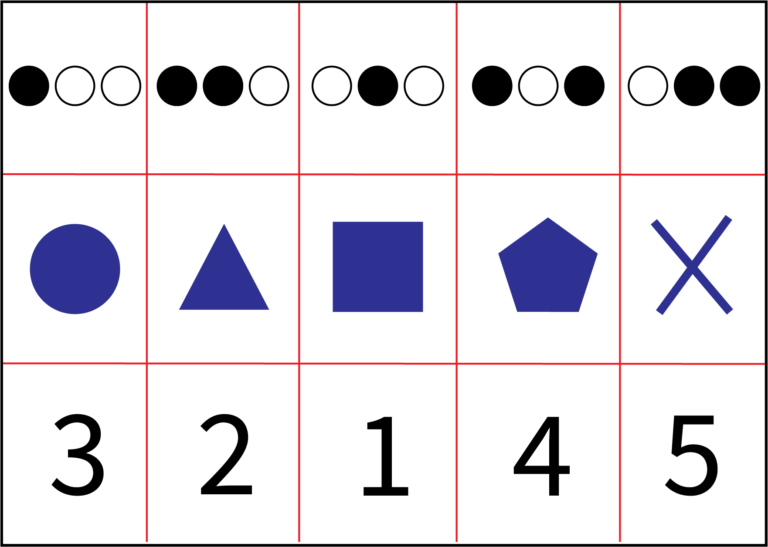
#> input picture Missio-768x547.png, 768 x 547 px, given in place of the camera
$ python new_detection.py
#> lines starting #> are read from the running program, lines starting #| are printed output that depends on the picture; after the words box and inside, x2 and y2 are one past the last pixel; in counts of white or black regions, pixels touching at a corner belong together
#> further down, frame is the input picture: shape (547, 768, 3); mean B, G, R 228.5, 222.1, 225.3
import cv2
import numpy as np
from imutils.perspective import four_point_transform

cap = cv2.VideoCapture(2)

width, height = 800, 600
lower_color = np.array([72, 59, 33])
upper_color = np.array([143, 255, 101])

cap.set(cv2.CAP_PROP_FRAME_WIDTH, width)
cap.set(cv2.CAP_PROP_FRAME_HEIGHT, height)


def scanMission(Lower, frame, debug=False):
#> called with Lower = 140, debug = True
    global mission_contour
    global max_area

    mission_contour = np.array([[0, 0], [width, 0], [width, height], [0, height]])
    gray = cv2.cvtColor(frame, cv2.COLOR_BGR2GRAY)
    blur = cv2.GaussianBlur(gray, (5, 5), 0)
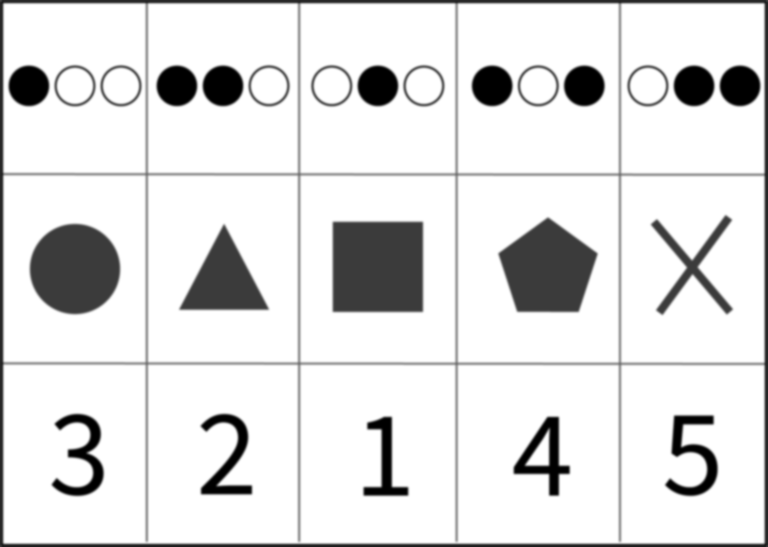
#> blur: shape (547, 768); min 0, max 255, mean 223.7
    edges = cv2.Canny(blur, 50, 150)
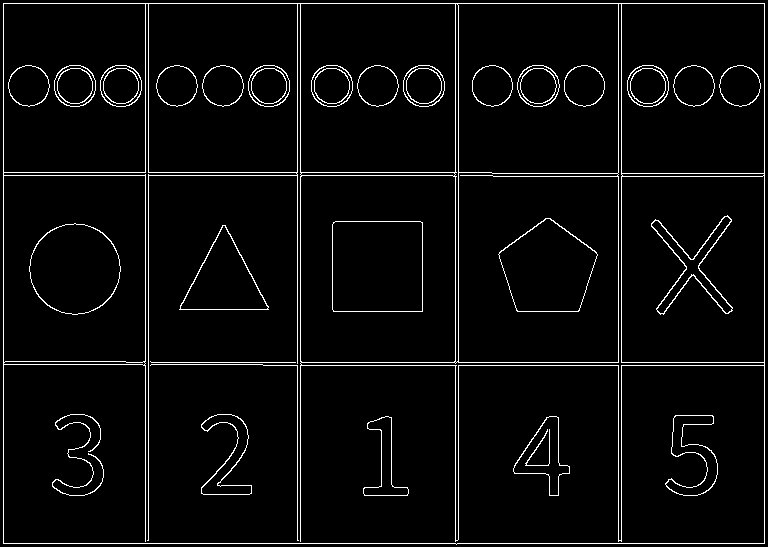
#> edges: shape (547, 768); 4% white in thin lines or dots
    mask = cv2.dilate(edges, np.ones((5, 5)), iterations=1)
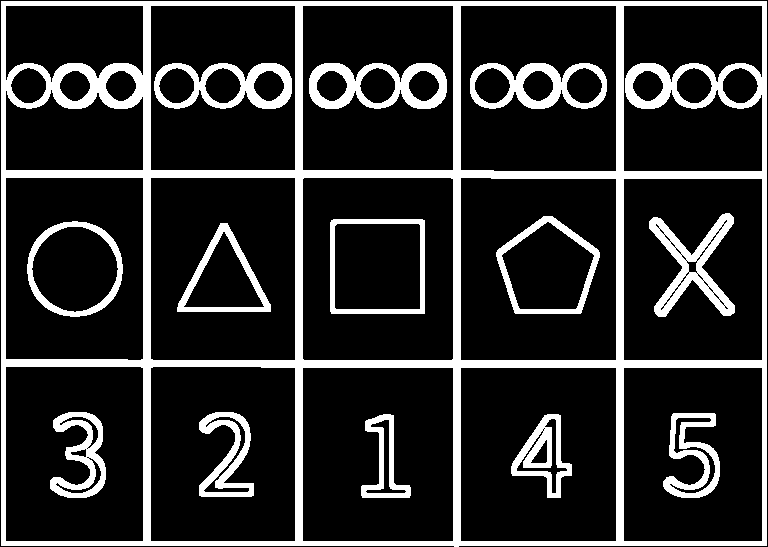
#> mask: shape (547, 768); 18% white; 14 white regions
    # _, threshold = cv2.threshold(blur, Lower, 255, cv2.THRESH_BINARY)

    contours, _ = cv2.findContours(mask, cv2.RETR_LIST, cv2.CHAIN_APPROX_SIMPLE)
#> contours = 103 contours, 45 with area under 20; largest, box (x1, y1, x2, y2) and area: (1, 1, 767, 547) 416165, (460, 177, 617, 361) 28420, (302, 177, 454, 361) 27624, (460, 367, 617, 542) 27142, (150, 177, 296, 361) 26530
    contours = sorted(contours, key=cv2.contourArea, reverse=True)

    max_area = 0
    if debug:
        cv2.imshow("test2", mask)
    for contour in contours:
        area = cv2.contourArea(contour)
        x, y, w, h = cv2.boundingRect(contour)
        if area >= 1e5:
            peri = cv2.arcLength(contour, True)
            approx = cv2.approxPolyDP(contour, 0.015 * peri, True)
            if area > max_area and len(approx) == 4:
                mission_contour = approx
                cv2.putText(
                    frame,
                    f" {area}",
                    (x, y),
                    cv2.FONT_HERSHEY_SIMPLEX,
                    0.5,
                    (0, 100, 255),
                    2,
                )
                max_area = area
#> this loop made 103 passes
#> (area, x, y, w, h, peri, mission_contour, max_area) on pass 1: (416165, 1, 1, 766, 546, 2618.8, [[1, 1], [1, 545], [766, 545], [766, 1]], 416165)
#> (area, x, y, w, h) on passes 2 to 7: (28420.5, 460, 177, 157, 184), (27624, 302, 177, 152, 184), (27142, 460, 367, 157, 175), (26530.5, 150, 177, 146, 184), (26272, 302, 367, 152, 175), (25860.5, 460, 5, 157, 167)
#> frame: shape (547, 768, 3); 0.03% of pixels changed, all inside (x1, y1, x2, y2) = (15, 0, 84, 3)
#> after the loop, max_area = 416165

    # cv2.drawContours(frame, [mission_contour], -1, (0, 255, 0), 3)


def matrix(Loop_x, Loop_y, frame):
    x, y = 0, 0
    for i in range(Loop_x):
        for j in range(Loop_y):
            new = frame[
                y + (j * int(height / 3)) : y + int(height / 3) + (j * int(height / 3)),
                x + (i * int(width / 5)) : x + int(width / 5) + (i * int(width / 5)),
            ]
            if j == 0:
                binaryDetection(3, 1, new)
            elif j == 1:
                shapeDetection(new, i)
            else:
                pass


def shapeDetection(frame, i):
    shape = ""
    gray = cv2.cvtColor(frame, cv2.COLOR_BGR2GRAY)
    blur = cv2.GaussianBlur(gray, (5, 5), 0)
    edges = cv2.Canny(blur, 50, 150)
    # mask = cv2.dilate(edges, np.ones((3, 3)), iterations=1)
    edges[:20, :] = 0
    edges[-30:, :] = 0
    edges[:, :20] = 0
    edges[:, -15:] = 0
    contours, _ = cv2.findContours(edges, cv2.RETR_EXTERNAL, cv2.CHAIN_APPROX_SIMPLE)
    for contour in contours:
        area = cv2.contourArea(contour)
        x, y, w, h = cv2.boundingRect(contour)
        peri = cv2.arcLength(contour, True)
        approx = cv2.approxPolyDP(contour, 0.013 * peri, True)
        if area >= 1e3:
            new = frame[y : h + y, x : x + w]
            new = cv2.cvtColor(new, cv2.COLOR_BGR2HSV)
            shapeC, predicS = shapeSolve(new, lower_color, upper_color)
            if shapeC == 1:
                if len(approx) == 3:
                    shape = "triangles"
                elif len(approx) == 4:
                    shape = "rectangles"
                elif len(approx) < 8:
                    shape = "pentagon"
                elif len(approx) == 8:
                    shape = "cross"
                else:
                    shape = "circle"
                if len(mission["m2"]) < 5:
                    mission["m2"].insert(i, shape)
                cv2.drawContours(frame, [approx], -1, (0, 255, 0), 3)
                cv2.putText(
                    frame,
                    f" {len(approx)} {shape}",
                    (x, y),
                    cv2.FONT_HERSHEY_SIMPLEX,
                    0.5,
                    (0, 100, 255),
                    2,
                )


def binaryDetection(Loop_x, Loop_y, frame):
    temp = []
    x, y, w, h = 5, 75, 50, 50
    for i in range(Loop_x):
        for j in range(Loop_y):
            new = frame[
                y + (j * h) : y + h + (j * h),
                x + (i * w) : x + w + (i * w),
            ]
            gray = cv2.cvtColor(new, cv2.COLOR_BGR2GRAY)
            binary, predicB = binarySolve(new, gray, 120)
            temp.append(binary)
            if len(temp) >= 3 and len(mission["m1"]) < 5:
                decimal_value = binaryList2Decimal(temp)
                mission["m1"].append(decimal_value)
            cv2.rectangle(
                frame,
                (x + (i * w), y + (j * h)),
                (x + w + (i * w), y + h + (j * h)),
                (0, 255, 0),
                2,
            )
            cv2.putText(
                frame,
                f" {binary} {round(predicB)}",
                (x + (i * w), y + (j * h)),
                cv2.FONT_HERSHEY_SIMPLEX,
                0.5,
                (0, 100, 255),
                2,
            )


def shapeSolve(image, Lower, Upper):
    global mask_b
    predic = 0
    mask_b = cv2.inRange(image, Lower, Upper)
    mask_all = cv2.inRange(image, (0, 0, 0), (255, 255, 255))
    out_b = cv2.bitwise_and(image, image, mask=mask_b)
    out_all = cv2.bitwise_and(image, image, mask=mask_all)
    res_b = np.count_nonzero(out_b)
    res_all = np.count_nonzero(out_all)
    if res_all != 0:
        predic = (res_b / res_all) * 100
    if predic > 10:
        return 1, predic
    else:
        return 0, predic


def binarySolve(image, gray, Lower):
    predic = 0
    mask_b = cv2.inRange(gray, Lower, 255)
    mask_all = cv2.inRange(gray, 0, 255)
    out_b = cv2.bitwise_and(image, image, mask=mask_b)
    out_all = cv2.bitwise_and(image, image, mask=mask_all)
    res_b = np.count_nonzero(out_b)
    res_all = np.count_nonzero(out_all)
    if res_all != 0:
        predic = (res_b / res_all) * 100
    if predic >= 75:
        return 1, predic
    else:
        return 0, predic


def binaryList2Decimal(binary_list):
    decimal_value = 0
    power = len(binary_list) - 1

    for bit in binary_list:
        decimal_value += bit * (2**power)
        power -= 1

    return decimal_value


mission = {
    "m1": [],
    "m2": [],
    "m3": [],
}

while cap.isOpened():
    ret, frame = cap.read()
    # frame = cv2.flip(frame, 1)
    new_frame = frame.copy()

    scanMission(140, new_frame, True)

    cv2.imshow("Webcam", new_frame)

    if max_area != 0:
        warped = four_point_transform(new_frame, mission_contour.reshape(4, 2))
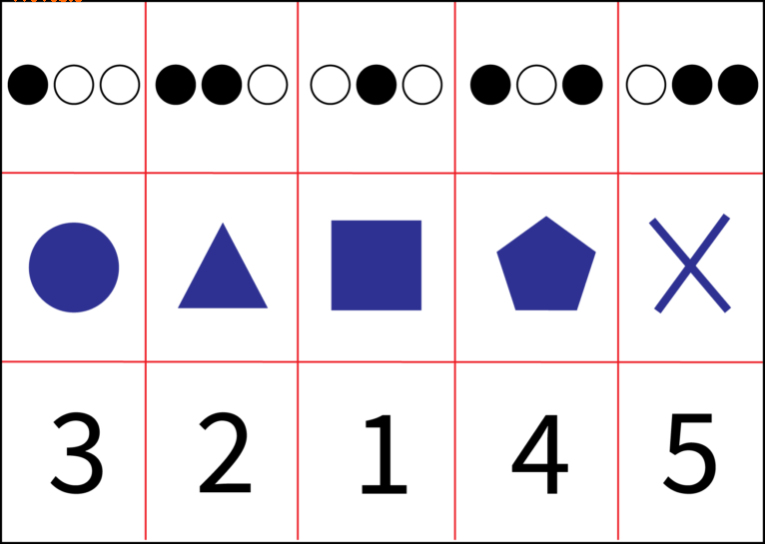
#> warped: shape (544, 765, 3); mean B, G, R 229.3, 223, 226.2
        new_warped = warped.copy()
        new_warped = cv2.resize(new_warped, (width, height))
        matrix(5, 3, new_warped)
#> the loop in matrix, `for i in range(Loop_x):` made 5 passes
#> pass 1, in binarySolve, `out_all = cv2.bitwise_and(image, image, mask=mask_all)`:
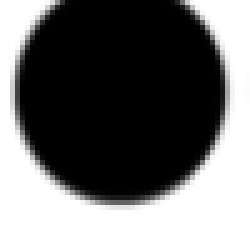
#> out_all: shape (50, 50, 3) (shown 5 times larger); min 0, max 255, mean 110.4
#> after the loop in matrix, `for i in range(Loop_x):`:
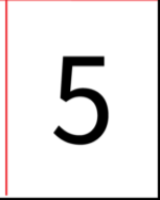
#> new: shape (200, 160, 3); mean B, G, R 230.6, 230.5, 233.6
        cv2.imshow("Mission", new_warped)
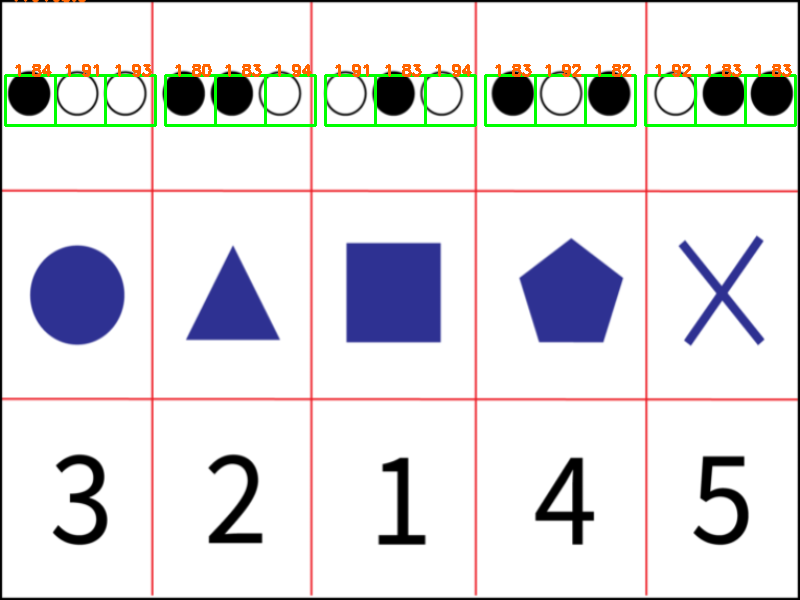
#> window 'Mission': shape (600, 800, 3); mean B, G, R 224.9, 222.7, 223.3
    print(mission)

    if cv2.waitKey(1) & 0xFF == ord("q"):
#> (key q is pressed here)
        break

cap.release()
cv2.destroyAllWindows()
